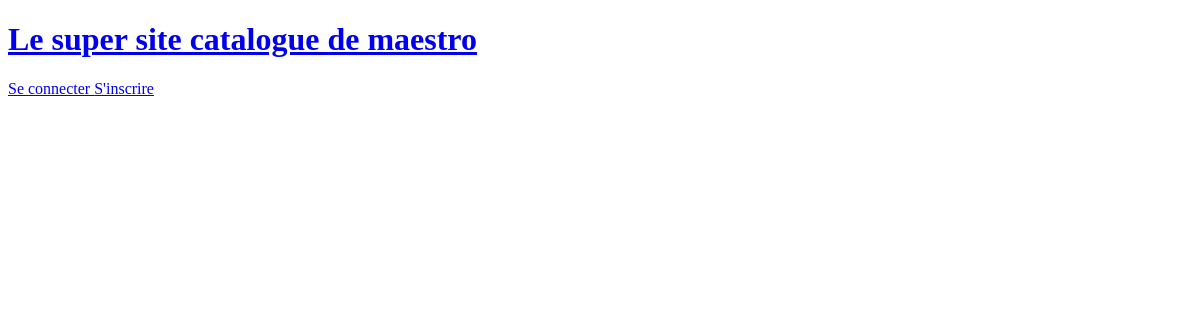
Before: / with the older database file.
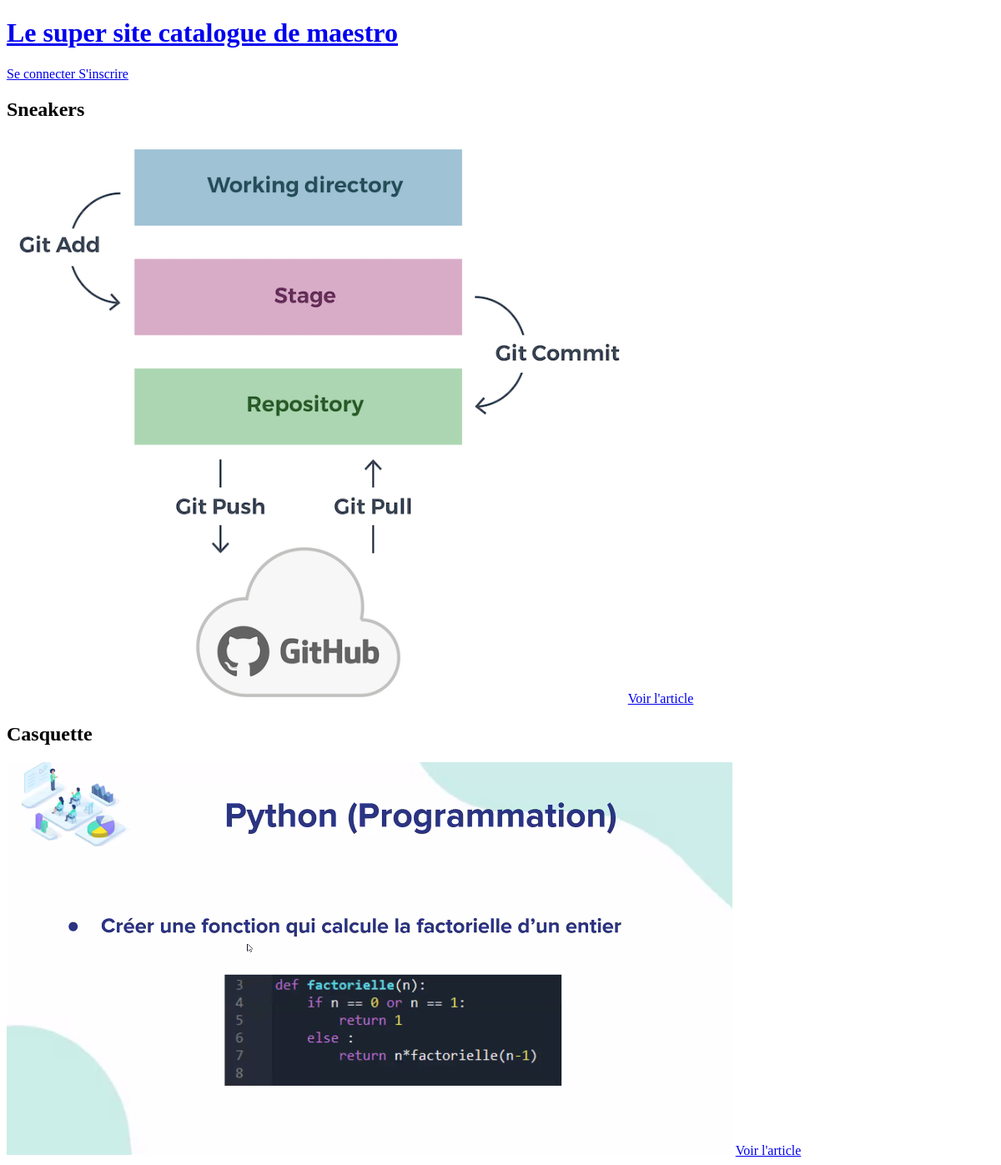
After: the same page with the newer database file.
### store/models.py (models this page shows, shortened)
class Product(models.Model):
    name = models.CharField(max_length=128)
    slug = models.SlugField(max_length=128)
    price = models.FloatField(default=0.0)
    stock = models.IntegerField(default=0)
    description = models.TextField(blank=True)
    thumbnail = models.ImageField(upload_to="products", blank=True, null=True)
    def get_absolute_url(self):
        return reverse("product", kwargs={"slug":self.slug})

### store/views.py (the view)
# urls.py: path('', index, name='index'),
def index(request):
    products = Product.objects.all()
    return render(request, 'store/index.html', context={"products":products})

### store/templates/store/index.html
{% extends 'base.html' %}
{% block content %}
{% for product in products %}
    <h2> {{ product.name }} </h2>
    <img src="{{ product.thumbnail.url }}", alt=" {{  product.name }}">
    <a href="{{ product.get_absolute_url }}"> Voir l'article</a>
{% endfor %}
{% endblock %}

### templates/base.html (shortened to what this page needs)
<!DOCTYPE html>
<html lang="fr">
<head>
</head>
<body>
<a href="{% url 'index' %}">
    <h1> Le super site catalogue de maestro </h1>
</a>
{% if  user.is_authenticated %}
    {{ user.username }}
<a href="{% url 'logout' %}"> Se déconnecter </a>
{% else %}
    <a href="{% url 'login' %}"> Se connecter </a>
    <a href="{% url 'signup' %}"> S'inscrire </a>
{% endif %}
{% block content %}
{% endblock %}
</body>
</html>

Changed rows visible on the page:
added Product: name "Sneakers", thumbnail (picture)
added Product: name "Casquette", thumbnail (picture)
